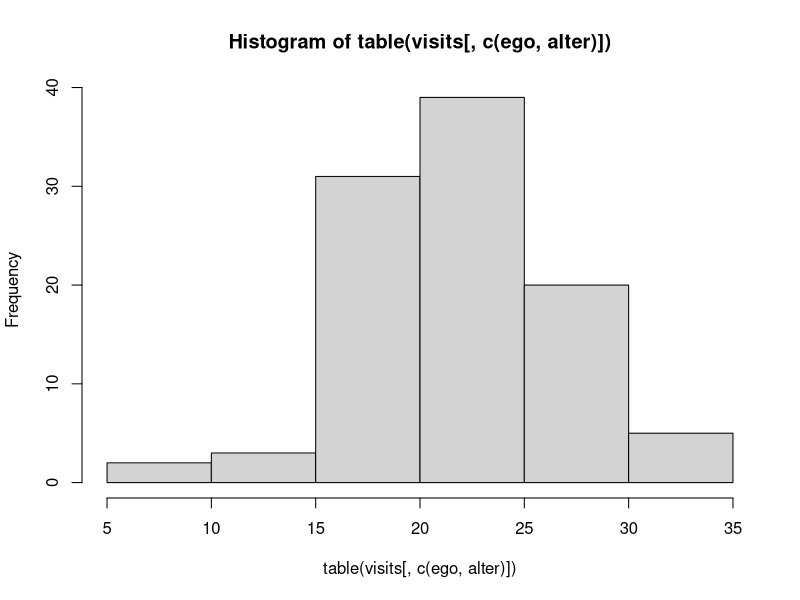

Generate this figure with R:
library(data.table)

set.seed(7778)
# This setup yields a mean degree of 25.09
N_desired       <- 10000
N_locations     <- ceiling(N_desired/100)
N_avg_locations <- .5

expected_deg <- function(n, m, v) {
  (n - 1) * (1 - (2*(1 - 1/m)^v - (1 - 1/m)^(2 * v)) ^ m)
} 

expected_deg(N_desired, N_locations, N_avg_locations)

toth <- fread("../model-saltlake/data-raw/analysisData.txt")

# - `n`: total number of people in household
# - `a`: number who were antibody tested
# - `s`: number who responded to the survey but were not antibody tested
# - `aPP`: number who reported a prior positive test result and received a positive antibody test
# - `aPN`: number who reported a prior positive test result and received a negative antibody test
# - `aNP`: number who reported no prior positive test result and received a positive antibody test
# - `sP`: number who were surveyed, reported a prior positive test result, and did not receive an antibody test

setnames(
  toth,
  colnames(toth),
  c("household_size", "antibody_tested", "responded_but_not_tested", 
    "prior_pos_test_and_test_pos",
    "prior_pos_test_and_test_neg",
    "prior_neg_test_and_test_pos",
    "surveyed_prior_pos_test_and_not_tested",
    "freq"
    )
)

toth[, sum(household_size * freq)] # Total population

# Building the synthetic population --------------------------------------------
households <- toth[, sample(household_size, size = N_desired, replace = TRUE, prob = freq)]
households <- data.table(households, cum_size = cumsum(households))
households <- households[cum_size <= N_desired]
households[, household := 1L:.N]
households <- households[, .(household = rep(household, households))]
households[, id := (1L:.N) - 1]

# Adding the reminder
if (nrow(households) < N_desired)
  households <- rbind(
    households,
    data.table(
      household = max(households$household),
      id        = max(households$id) + 1L:(N_desired - nrow(households))
    ))

households <- merge(
  households[,.(household, ego = id)],
  households[,.(household, alter = id)], 
  allow.cartesian = TRUE
)[ego != alter]

households <- households[, .(ego = fifelse(ego < alter, ego, alter), alter = fifelse(ego < alter, alter, ego))]
households <- unique(households)

# Building ties between individuals --------------------------------------------
p_visit <- 1 - (1 - 1/N_locations)^N_avg_locations

# Sampling visits
visits <- which(matrix(
  runif(N_locations * N_desired) < p_visit, ncol = N_desired
), arr.ind = TRUE)

visits <- data.table(
  id  = visits[,1] - 1L,
  loc = visits[,2]
)

# Creating the bipartite graph  
visits <- merge(
  visits[, .(ego = id, loc)],
  visits[, .(alter = id, loc)],
  by = "loc", allow.cartesian = TRUE, all = TRUE
)[, loc:=NULL] |> unique()

# Retrieving the edgelist
visits <- visits[, .(ego = fifelse(ego > alter, alter, ego), alter = fifelse(ego > alter, ego, alter))]
visits <- unique(visits)[ego != alter,]

mean(table(visits[, c(ego, alter)])) # 22.2 as expected
hist(table(visits[, c(ego, alter)]))

saveRDS(
  list(households = households, outsize_contacts = visits),
  file = "population.rds"
)

fwrite(
  unique(rbind(households)), # Will be connected through entities
  file = "population.txt",
  sep = " ", col.names = FALSE
)

# Sampling one entity per agent, using 100 agents per entity
# A uniform distribution. 100 agents per entity
n_entities <- N_desired / 100
agent_entity <- data.table(
  id     = rep(1:N_desired - 1, 2),
  entity = sample.int(n_entities, size = N_desired * 2, replace = TRUE) - 1
)

fwrite(
  unique(agent_entity),
  file = "agents_entities.txt",
  sep = " ", col.names = FALSE
)